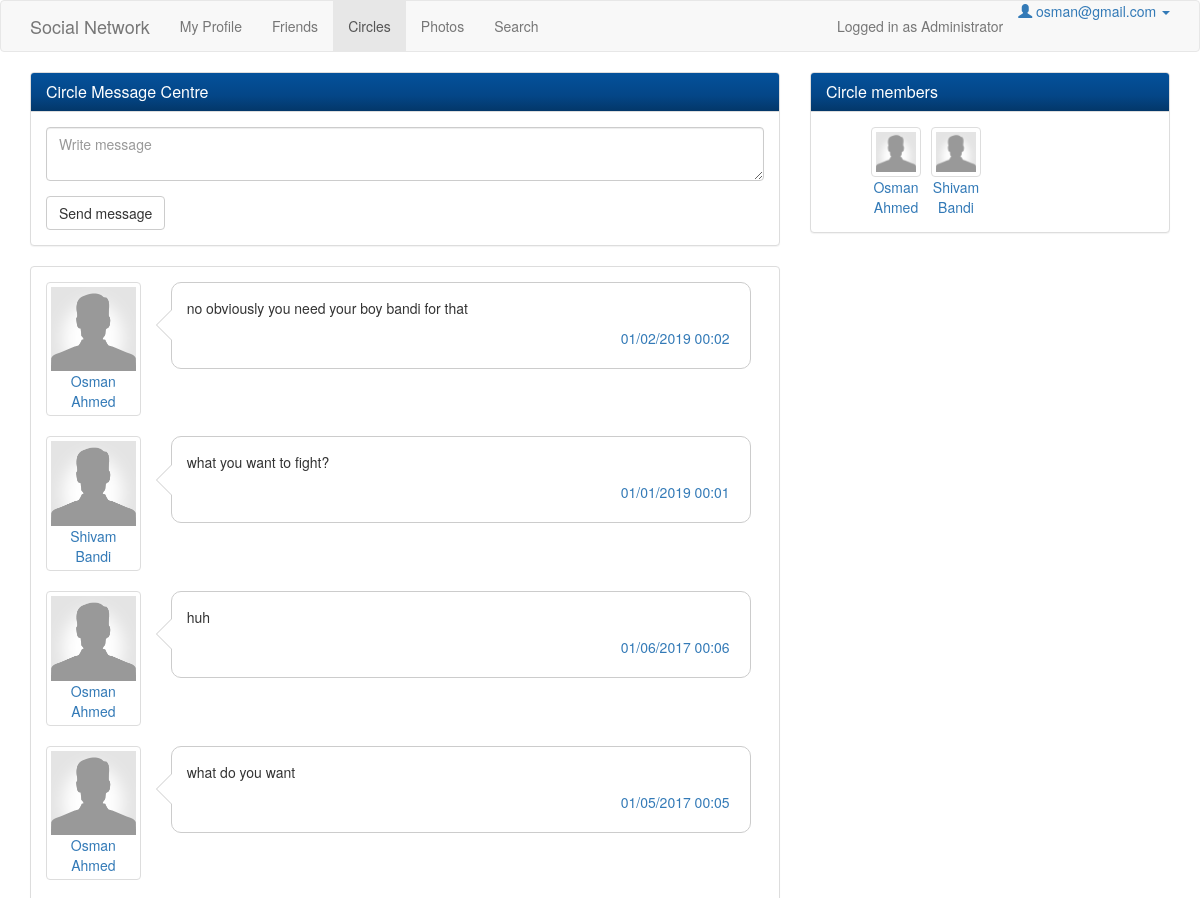
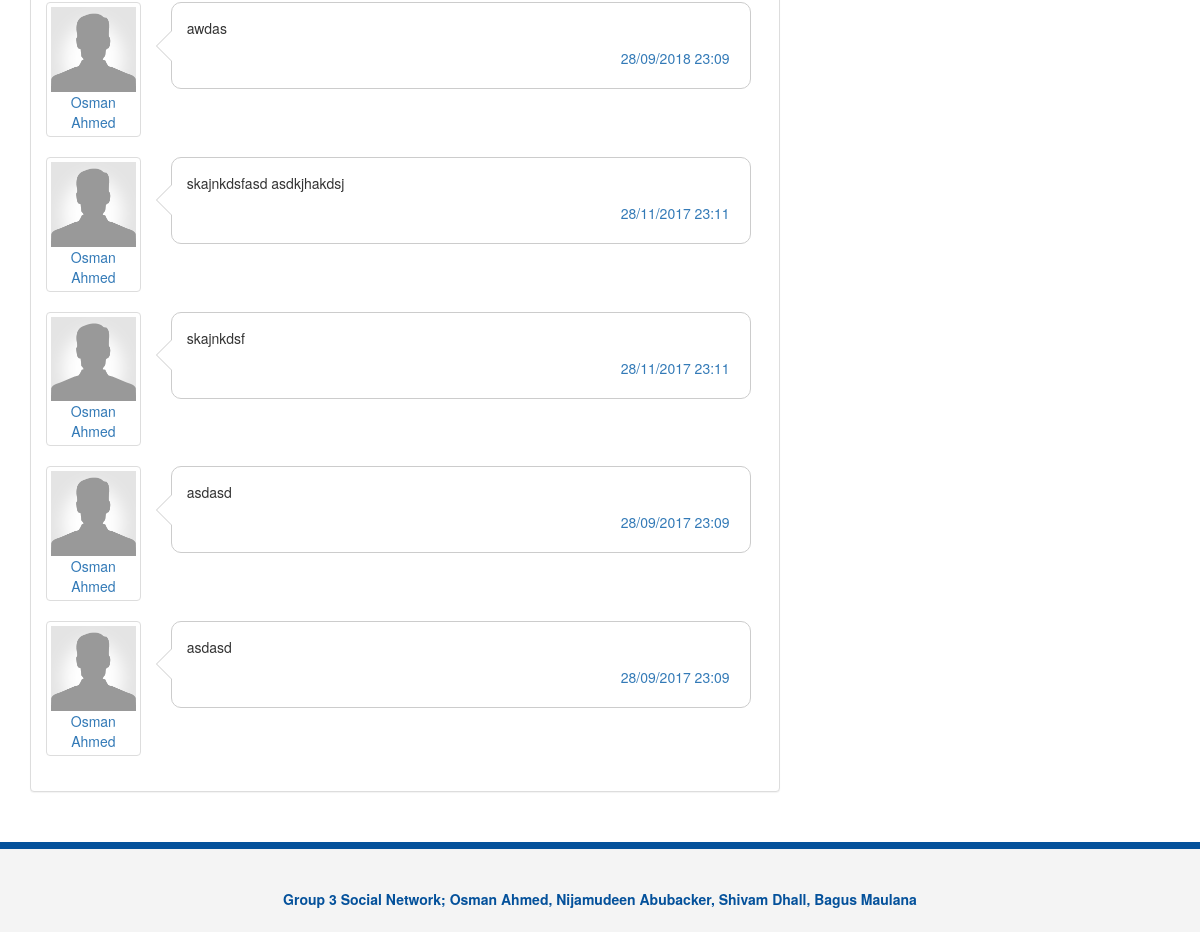
/view_circle.php?action=view&id=8 (signed in), run on the app's committed database (2 pictures, top to bottom).
### tables this page shows
CREATE TABLE IF NOT EXISTS `messagecircles` (
  `messageID` int(11) NOT NULL AUTO_INCREMENT,
  `circleID` int(11) NOT NULL,
  `userID` int(11) NOT NULL,
  `message` varchar(300) NOT NULL,
  `timeSent` datetime NOT NULL,
  PRIMARY KEY (`messageID`)
);

CREATE TABLE IF NOT EXISTS `personalinfo` (
  `userID` int(11) NOT NULL,
  `firstName` varchar(240) NOT NULL,
  `surname` varchar(240) NOT NULL,
  `gender` varchar(240) NOT NULL,
  `birthday` date NOT NULL,
  `city` varchar(40) NOT NULL,
  `country` varchar(40) NOT NULL,
  UNIQUE KEY `userID_2` (`userID`),
  KEY `userID` (`userID`)
);

### check_admin.php (called while the page is built, shortened)
<?php
    $currentUser = $_SESSION['user'];
    $query_admin = "SELECT userID FROM admins WHERE admins.userID='$currentUser'";
    $res_admin = mysql_query($query_admin) or die(mysql_error());
    if(mysql_num_rows($res_admin) == 1) {
        $isAdmin = true;
    }

### view_circle.php (the view, shortened to what this page needs)
<?php
    $email = $_SESSION['email'];
    require_once 'check_admin.php';
    $circleId = $_GET['id'];
?>
<!DOCTYPE html>
<html lang="en">
  <head>
    <link href="css/bootstrap.css" rel="stylesheet">
    <link href="css/style.css" rel="stylesheet">
    <link href="css/font-awesome.css" rel="stylesheet">
  </head>
  <body>
    <nav class="navbar navbar-default">
      <div class="container">
        <div class="navbar-header">
        <a class="navbar-brand" href="#">Social Network</a>
        </div>
        <div id="navbar" class="collapse navbar-collapse">
          <ul class="nav navbar-nav">
            <li><a href="profile.php">My Profile</a></li>
            <li><a href="friends.php">Friends</a></li>
            <li class="active"><a href="circles.php">Circles</a></li>
            <li><a href="photos.php">Photos</a></li>
            <li><a href="search.php">Search</a></li>
          </ul>
            <ul class="nav navbar-nav navbar-right">
                <li class="dropdown">
                    <?php
                    if($isAdmin) {
                        echo "<li><p class=\"navbar-text\">Logged in as Administrator </p></li>";
                    }
                    ?>
                  <a href="#" class="dropdown-toggle" data-toggle="dropdown" role="button" aria-haspopup="true" aria-expanded="false">
                  <span class="glyphicon glyphicon-user"></span>&nbsp;<?php echo $email ?>&nbsp;<span class="caret"></span></a>
                </li>
            </ul>
        </div>
      </div>
    </nav>
    <section>
      <div class="container">
        <div class="row">
          <div class="col-md-8">
            <div class="panel panel-default">
              <div class="panel-heading">
                <h3 class="panel-title">Circle Message Centre</h3>
              </div>
              <div class="panel-body">
                <form name="sendMessage" action="functions.php" method="post" onsubmit="return validateInput()">
                  <div class="form-group">
                    <textarea name="send_message_circle" class="form-control" placeholder="Write message"></textarea>
                  </div>
                  <button type="submit" class="btn btn-default">Send message</button>
                </form>
              </div>
            </div>
            <div class="panel panel-default post">
               <div class="panel-body">
            <?php
                $query = "SELECT personalinfo.userID, message, timeSent, firstName, surname FROM messagecircles JOIN personalinfo ON personalinfo.userID = messagecircles.userID WHERE circleID =".$circleId." ORDER BY timeSent DESC";
                $sql = mysql_query($query);
                while ($row = mysql_fetch_array($sql, MYSQL_NUM)) {
                    $id = $row[0];
                    $firstName = $row[3];
                    $surname = $row[4];
                    $fullName = $firstName." ".$surname;
                    $message = $row[1];
                    $timeSent = $row[2];
                    $myDateTime = DateTime::createFromFormat('Y-m-d H:m:s', $timeSent);
                    $timeSent = $myDateTime->format('d/m/Y H:m');
            ?>
                 <div class="row">
                   <div class="col-sm-2">
                     <a href="view_profile.php?action=view&id=<?php echo $id?>" class="post-avatar thumbnail"><img src="img/user.png" alt=""><div class="text-center"><?php echo $fullName ?></div></a>
                   </div>
                   <div class="col-sm-10">
                     <div class="bubble">
                       <div class="pointer">
                         <p><?php echo $message ?></p>
                       </div>
                       <p class="post-actions" style="text-align:right"><a href="#"><?php echo $timeSent ?></a></p>
                     </div>
                   </div>
                 </div>
            <?php
                }
            ?>
              </div>
            </div>
          </div>
          <div class="col-md-4">
            <div class="panel panel-default friends">
              <div class="panel-heading">
                <h3 class="panel-title">Circle members</h3>
              </div>
              <div class="panel-body">
                <?php
                $query = "SELECT personalinfo.userID, firstName, surname FROM personalinfo JOIN circlememberships ON personalinfo.userID = circlememberships.userID WHERE circleID =".$circleId;
                $sql = mysql_query($query);
                while ($row = mysql_fetch_array($sql, MYSQL_NUM)) {
                    $id = $row[0];
                    $firstName = $row[1];
                    $surname = $row[2];
                    $fullName = $firstName." ".$surname;
                ?>
                    <ul>
                        <li>
                            <div style="width: 50px;margin: 0 auto;">
                              <img src="img/user.png" class="img-thumbnail" alt="">
                              <div class="text-center">
                                  <a href="view_profile.php?action=view&id=<?php echo $id?>"><?php echo $fullName ?></a>
                              </div>
                            </div>
                        </li>
                <?php
                }
                ?>
                </ul>
              </div>
            </div>
        </div>
        </div>
      </div>
    </section>
    <footer>
      <div class="container">
        <p>Group 3 Social Network; Osman Ahmed, Nijamudeen Abubacker, Shivam Dhall, Bagus Maulana</p>
      </div>
    </footer>
  </body>
</html>

### css/style.css (style rules this page uses)
.panel-heading { background-image: linear-gradient(#04519b, #044687 60%, #033769); color: #fff !important; }
.bubble { position: relative; width: 580px; min-height: 65px; padding: 15px; background: #fff; border-radius: 10px; border: 1px solid #ccc; }
.bubble:after { content:''; position: absolute; border-style: solid; border-width: 15px 15px 15px 0; border-color: transparent #fff; display: block; width: 0; z-index: 1; margin-top: -15px; left:-15px; top: 50%; }
.bubble:before { content:''; position: absolute; border-style: solid; border-width: 15px 15px 15px 0; border-color: transparent #ccc; display: block; width: 0; z-index: 0; margin-top: -15px; left:-16px; top: 50%; }
.post-actions { margin:5px; }
.friends li { list-style: none; padding:0 5px; display:inline; float:left; }
.friends img { width: 55px; }
footer { background: #f4f4f4; height: 90px; color: #04519b; font-weight: bold; text-align: center; padding-top: 40px; margin-top: 30px; border-top: 7px solid #04519b; }

### data on the page
messagecircles: personalinfo.firstName+surname "Osman Ahmed", message "no obviously you need your boy bandi for that", timeSent "01/02/2019 00:02"
messagecircles: personalinfo.firstName+surname "Shivam Bandi", message "what you want to fight?", timeSent "01/01/2019 00:01"
messagecircles: personalinfo.firstName+surname "Osman Ahmed", message "huh", timeSent "01/06/2017 00:06"
messagecircles: personalinfo.firstName+surname "Osman Ahmed", message "what do you want", timeSent "01/05/2017 00:05"
messagecircles: personalinfo.firstName+surname "Osman Ahmed", message "awdas", timeSent "28/09/2018 23:09"
messagecircles: personalinfo.firstName+surname "Osman Ahmed", message "skajnkdsfasd asdkjhakdsj", timeSent "28/11/2017 23:11"
messagecircles: personalinfo.firstName+surname "Osman Ahmed", message "skajnkdsf", timeSent "28/11/2017 23:11"
messagecircles: personalinfo.firstName+surname "Osman Ahmed", message "asdasd", timeSent "28/09/2017 23:09"
messagecircles: personalinfo.firstName+surname "Osman Ahmed", message "asdasd", timeSent "28/09/2017 23:09"
personalinfo: fullName "Osman Ahmed"
personalinfo: fullName "Shivam Bandi"

### other printed values
$email "osman@gmail.com"
